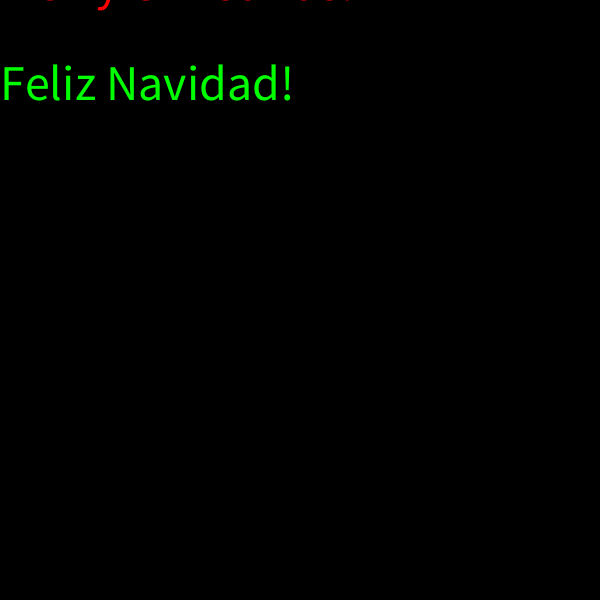
Frame 1 (no input)
Frame 60 (the mouse pressed at the canvas centre just before this capture): identical to frame 1, image omitted
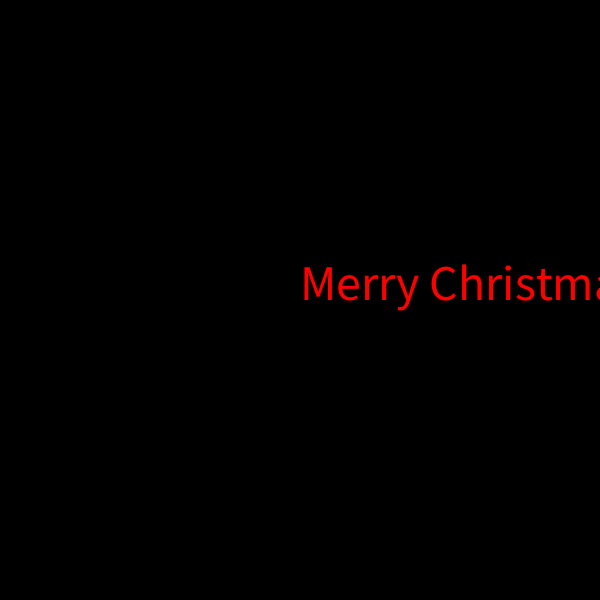
Frame 120 (the mouse held since frame 60 and released just before this capture)

The Processing sketch that drew these frames (run headless with seeded random() and noise(); from frame 60 on, the mouse is pressed at the canvas centre):

// Processing sketch: functionsChallenge
// ── functionsChallenge.pde
void setup() {//runs once
  size(600, 600);
}

void draw() {//runs in a loop
  println(square(25)); //the program will find the square root of a number
  merryChristmas();//the function will run in a loop
  println(quadratic(1, 5, 6));//the answers will be printed 
}

float square(int num) {//initialize the function 
  float result=sqrt(num);  //to find the square root of the number 
  return result;//returns the result, the square root
}
float[] quadratic(float a, float b, float c) {//function is float, because it will return a value
  float[] answers = new float[2];//the quadratic formula looks for two answers  
  answers[0]=(-b + sqrt( b*b - 4*a*c)) / (2*a);//the first array will look for the first x
  answers[1]=(-b - sqrt( b*b - 4*a*c)) / (2*a);//will calculate the second x
  return answers;//will then give both x's
}

void merryChristmas() {//the function, merryChristmas, is initialized
  background(0);
  fill(255, 0, 0);//the color of the first line of text
  textSize(50);
  text("Merry Christmas!", mouseX, mouseY);//what the first line of text will say 
  if (mouseX>width/2-100) {//when the x position of the mouse is greater than 1/2 the width, then the second line will disappear
    return;//will return to the original first line of text depending where the mouse is positioned
  }
  fill(0, 255, 0);
  text("Feliz Navidad!", mouseX, mouseY+100);//the second line of text, which disappears according to the position of the mouse
}
